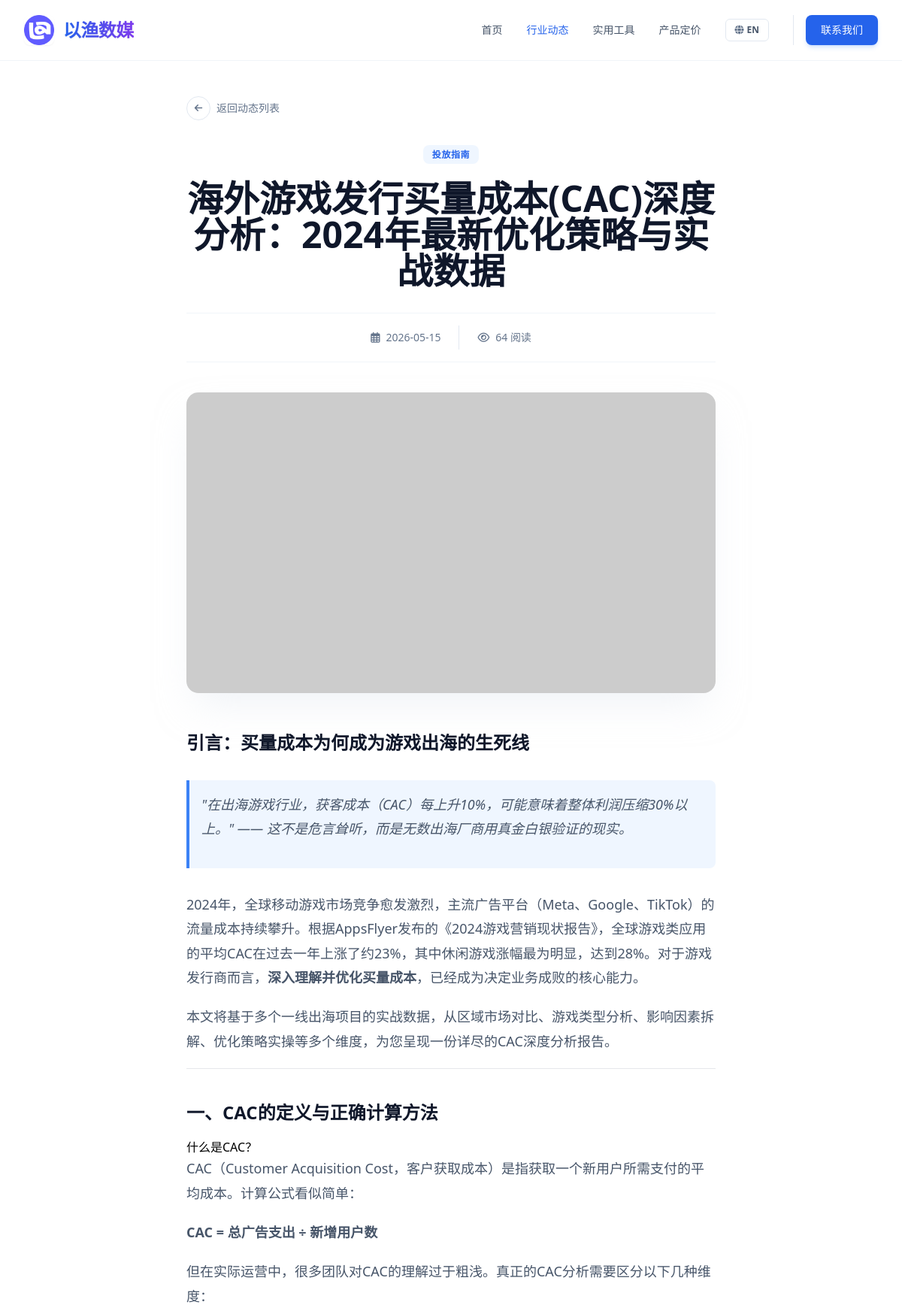
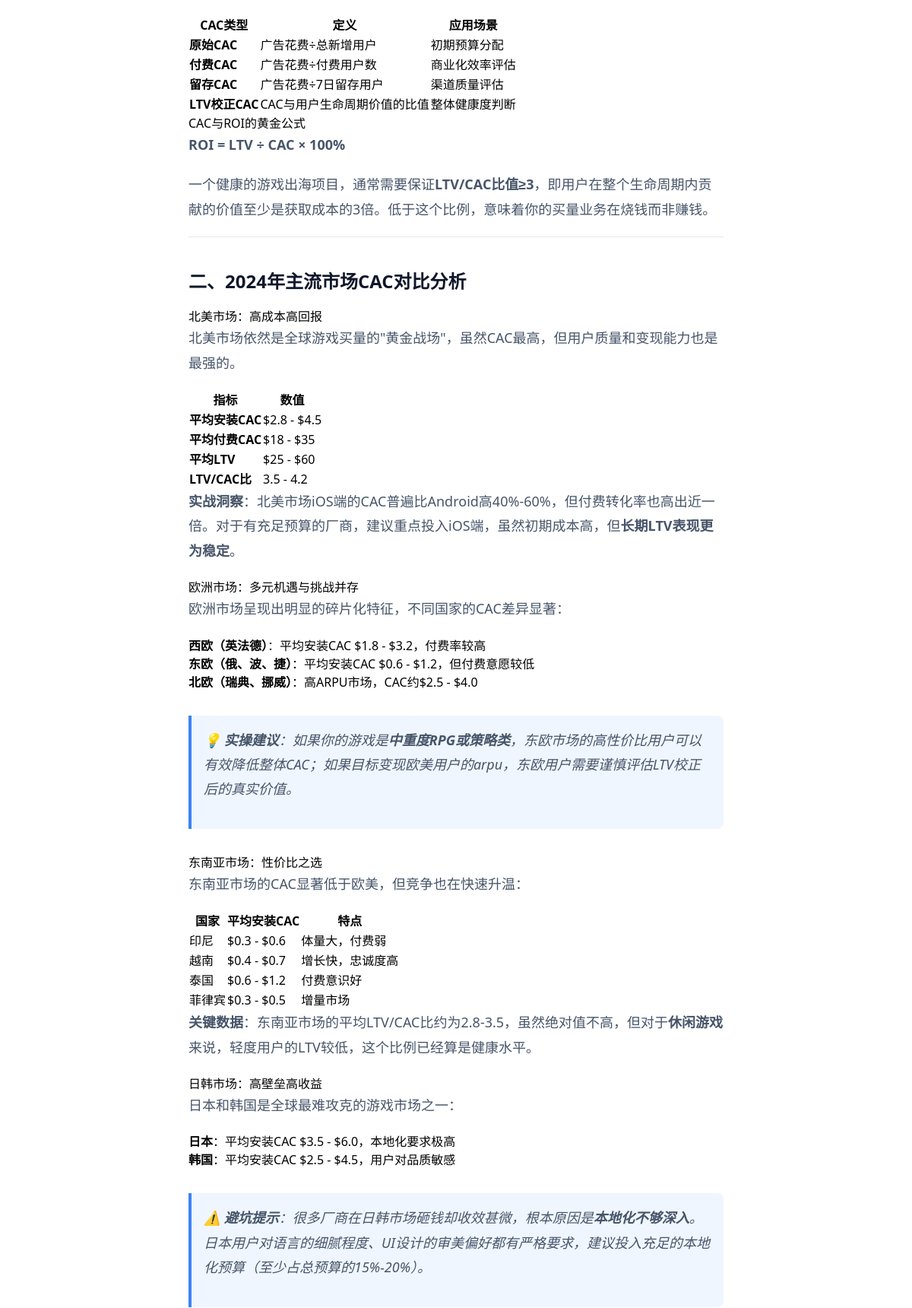
Screenshot of /article/53 (upper part) with the database file from the repository (2 pictures, top to bottom).
### tables this page shows
CREATE TABLE articles (
            id INTEGER PRIMARY KEY AUTOINCREMENT,
            category_id TEXT NOT NULL,
            title TEXT NOT NULL,
            summary TEXT NOT NULL,
            content TEXT NOT NULL,
            date TEXT NOT NULL,
            views INTEGER DEFAULT 0,
            image TEXT NOT NULL
        , seo_keywords TEXT DEFAULT '', seo_score INTEGER DEFAULT 0, title_en TEXT DEFAULT '', summary_en TEXT DEFAULT '', content_en TEXT DEFAULT '', title_vi TEXT DEFAULT "", summary_vi TEXT DEFAULT "", content_vi TEXT DEFAULT "");

### app.py (the view)
@app.route('/article/<int:article_id>')
def article_detail(article_id):
    db = get_db()
    cur = db.cursor()
    cur.execute('SELECT * FROM articles WHERE id = ?', (article_id,))
    article = cur.fetchone()
    if article is None:
        return "Article not found", 404
    return render_template('article_detail.html', article=dict(article))

### app.py (called while the page is built)
def get_db():
    db = getattr(g, '_database', None)
    if db is None:
        db = g._database = sqlite3.connect(DB_PATH)
        db.row_factory = sqlite3.Row
    return db

@app.teardown_appcontext
def close_connection(exception):
    db = getattr(g, '_database', None)
    if db is not None:
        db.close()

@app.after_request
def add_header(response):
    response.headers["Cache-Control"] = "no-cache, no-store, must-revalidate"
    response.headers["Pragma"] = "no-cache"
    response.headers["Expires"] = "0"
    response.headers['Cache-Control'] = 'public, max-age=0'
    return response

### templates/article_detail.html (shortened to what this page needs)
<!DOCTYPE html>
<html lang="zh-CN" x-data="appData()">
<head>
    <script src="https://cdn.tailwindcss.com"></script>
    <link href="https://cdnjs.cloudflare.com/ajax/libs/font-awesome/6.0.0/css/all.min.css" rel="stylesheet">
</head>
<body class="font-sans antialiased bg-white">
    <nav class="fixed w-full z-50 transition-all duration-300 bg-white/90 backdrop-blur-md border-b border-slate-100">
        <div class="max-w-7xl mx-auto px-4 sm:px-6 lg:px-8">
            <div class="flex justify-between h-20 items-center">
                <a href="/" class="flex-shrink-0 flex items-center gap-3 group">
                    <img src="{{ url_for('static', filename='images/logo.png') }}" alt="Logo" class="w-10 h-10 rounded-lg object-cover shadow-sm group-hover:shadow-md transition-shadow duration-300" onerror="this.src='https://ui-avatars.com/api/?name=YY&background=0D8ABC&color=fff'">
                    <span class="font-extrabold text-2xl tracking-tight bg-clip-text text-transparent bg-gradient-to-r from-blue-600 to-violet-600 drop-shadow-sm">以渔数媒</span>
                </a>
                <div class="hidden md:flex space-x-8 items-center">
                    <a href="/" class="text-sm font-medium text-slate-600 hover:text-blue-600 transition-colors" x-text="t[lang].nav.home">首页</a>
                    <a href="/articles" class="text-sm font-medium text-blue-600 transition-colors" x-text="t[lang].nav.articles">行业动态</a>
                                        <a href="/tools" class="text-sm font-medium text-slate-600 hover:text-blue-600 transition-colors" x-text="t[lang].nav.tools">实用工具</a>
<a href="/pricing" class="text-sm font-medium text-slate-600 hover:text-blue-600 transition-colors" x-text="t[lang].nav.pricing">产品定价</a>
                    <button @click="toggleLang()" class="flex items-center space-x-1 px-3 py-1.5 rounded-md border border-slate-200 hover:border-blue-400 hover:bg-slate-50 transition-all">
                        <i class="fas fa-globe text-slate-500 text-xs"></i>
                        <span class="text-xs font-bold text-slate-600" x-text="lang === 'zh' ? 'EN' : '中'"></span>
                    </button>
                    <div class="flex items-center gap-3 pl-4 border-l border-slate-200">
                        <a href="https://t.me/yiyiyiads" target="_blank" class="px-5 py-2.5 rounded-lg bg-blue-600 text-white text-sm font-medium hover:bg-blue-700 transition-all shadow-md shadow-blue-500/20" x-text="t[lang].nav.contact">联系我们</a>
                    </div>
                </div>
            </div>
        </div>
    </nav>
    <main class="pt-32 pb-24">
        <div class="max-w-3xl mx-auto px-4 sm:px-6 lg:px-8 mb-8">
            <a href="/articles" class="inline-flex items-center gap-2 text-sm font-medium text-slate-500 hover:text-blue-600 transition-colors group">
                <div class="w-8 h-8 rounded-full border border-slate-200 flex items-center justify-center group-hover:border-blue-500 group-hover:bg-blue-50 transition-all">
                    <i class="fas fa-arrow-left text-xs group-hover:-translate-x-0.5 transition-transform"></i>
                </div>
                <span x-text="t[lang].back">返回动态列表</span>
            </a>
        </div>
        <article class="max-w-3xl mx-auto px-4 sm:px-6 lg:px-8">
            <header class="mb-10 text-center">
                <div class="mb-6">
                    <span class="px-3 py-1 bg-blue-50 text-blue-600 text-xs font-bold rounded-lg uppercase tracking-wider">
                        <span x-show="lang === 'zh'">
                            {% if article.category_id == 'news' %}官方公告
                            {% elif article.category_id == 'insight' %}行业洞察
                            {% elif article.category_id == 'guide' %}投放指南
                            {% elif article.category_id == 'update' %}产品更新
                            {% else %}资讯{% endif %}
                        </span>
                    </span>
                </div>
                <h1 class="text-3xl md:text-4xl lg:text-5xl font-extrabold text-slate-900 leading-tight mb-8">
                    <span x-show="lang === 'zh'">{{ article.get('title', '') }}</span>
                </h1>
                <div class="flex items-center justify-center gap-6 text-sm text-slate-500 border-t border-b border-slate-100 py-4">
                    <div class="flex items-center gap-2">
                        <i class="far fa-calendar-alt"></i>
                        <span>{{ article.date }}</span>
                    </div>
                    <div class="flex items-center gap-2">
                        <i class="far fa-eye"></i>
                        <span>{{ article.views }} <span x-text="t[lang].reads">阅读</span></span>
                    </div>
                </div>
            </header>
            <div class="rounded-2xl overflow-hidden mb-12 shadow-2xl shadow-slate-200/50">
                <img src="{{ article.image }}" alt="Featured Image" class="w-full h-[400px] object-cover">
            </div>
            <div class="prose max-w-none" x-show="lang === 'zh'">
                {{ article.get('content', '') | markdown | safe }}
            </div>
        </article>
    </main>
</body>
</html>

### templates/article_detail.html (style rules this page uses)
.prose h2 { color: #0f172a; font-weight: 700; font-size: 1.5rem; margin-top: 2.5rem; margin-bottom: 1rem; }
.prose p { color: #475569; line-height: 1.8; margin-bottom: 1.25rem; font-size: 1.125rem; }
.prose blockquote { border-left: 4px solid #3b82f6; padding-left: 1rem; color: #334155; font-style: italic; background: #eff6ff; padding: 1rem; border-radius: 0 0.5rem 0.5rem 0; margin: 2rem 0; }

### rows the page displays
articles: get "海外游戏发行买量成本(CAC)深度分析：2024年最新优化策略与实战数据", date "2026-05-15", views "64", get "引言：买量成本为何成为游戏出海的生死线 \"在出海游戏行业，获客成本（CAC）每上升10%，可能意味着整体利润压缩30%以上。\" —— 这不是危言耸听，而是无数出海厂商用真金白银验证的现实。 2024年，全球移动游戏市场竞争愈发激烈，主流广告平台（Meta、Google、TikTok）的流量成本持续攀升。根据AppsFlyer发布的《2024游戏营销现状报告》，全球游戏类应用的平均CAC在过去一年上涨了约23%，其中休闲游戏涨幅最为明显，达到28%。对于游戏发行商而言， 深入理解并优化买量成本 ，已经成为决定业务成败的核心能力。 本文将基于多个一线出海项目的实战数据，从区域市场对比、游戏类型分析、影响因素拆解、优化策略实操等多个维度，为您呈现一份详尽的CAC深度分析报告。 一、CAC的定义与正确计算方法 什么是CAC？ CAC（Customer Acquisition Cost，客户获取成本）是指获取一个新用户所需支付的平均成本。计算公式看似简单： CAC = 总广告支出 ÷ 新增用户数 但在实际运营中，很多团队对CAC的理解过于粗浅。真正的CAC分析需要区分以下几种维度： CAC类型 定义 应用场景 原始CAC 广告花费÷总新增用户 初期预算分配 付费CAC 广告花费÷付费用户数 商业化效率评估 留存CAC 广告花费÷7日留存用户 渠道质量评估 LTV校正CAC CAC与用户生命周期价值的比值 整体健康度判断 CAC与ROI的黄金公式 ROI = LTV ÷ CAC × 100% 一个健康的游戏出海项目，通常需要保证 LTV/CAC比值≥3…"
